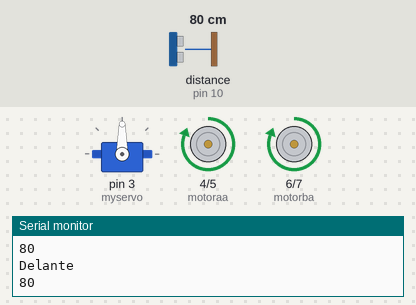
This sketch was run on a simulated Arduino Uno, built with avr-gcc and run on an emulated ATmega328P. Parts: servo, motor-driver pin pairs drawn as motors (green arrow = first pin HIGH = forward, orange = second pin HIGH = backward, longer = more drive), the last lines printed to the serial monitor. Wiring (inferred from the names in the program): ultrasonic range finder: trigger pin 8; echo pin 10. The test bench sets the inputs (shaded band); at power-on: distance to the obstacle (sensor on pin 10) 80 cm. The echo pulse lasts 58.3 µs per cm.

Above: at 3.8 s.
3.9 s: distance to the obstacle (sensor on pin 10) set to 22 cm
6.7 s: distance to the obstacle (sensor on pin 10) set to 19 cm
At 7.3 s:
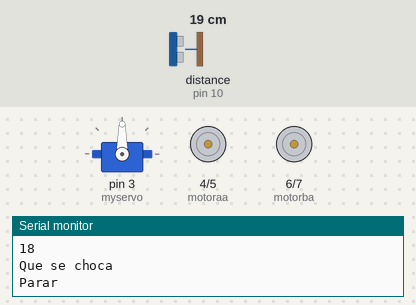
10.5 s: distance to the obstacle (sensor on pin 10) set to 35 cm
At 12.1 s:
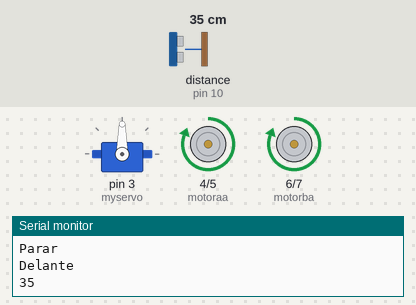
13.3 s: distance to the obstacle (sensor on pin 10) set to 2 cm
At 15.4 s:
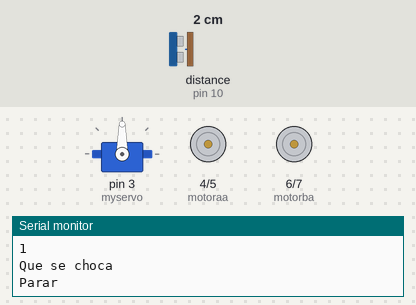
Timing chart, 0 to 20.5 s (numbered marks = the images above; inputs shaded):
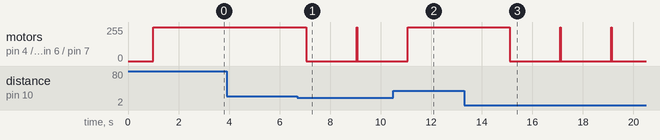

Measured:
- the behaviour switches between 21 and 20 cm on distance to the obstacle (sensor on pin 10) (found by bisection; images 0 and 1)
- after the input at 6.7 s, motor on pin 4 (motoraa) / pin 5 (motorab), motor on pin 6 (motorba) / pin 7 (motorbb): forward 255/255 → stopped after 0.36 s
- after the input at 10.5 s, motor on pin 4 (motoraa) / pin 5 (motorab), motor on pin 6 (motorba) / pin 7 (motorbb): goes on until 11.1 s, then stays forward 255/255
- after the input at 13.3 s, motor on pin 4 (motoraa) / pin 5 (motorab), motor on pin 6 (motorba) / pin 7 (motorbb): forward 255/255 → stopped after 1.8 s

The sketch:

robot_total_delante_atras.ino
```cpp
///version 23/08/2016
#include <Servo.h>
Servo myservo;  // crear objeto para controlar el servo
int Trig=8;
int Echo=10;
int motoraa=4;
int motorab=5;
int motorba=6;
int motorbb=7;
int velocidad=255;
int velocidad1=150;
int d; //Distancia
int Dist;
void setup() {
myservo.attach(3);  // asigna el pin 3 al objeto servo
pinMode (Trig, OUTPUT);
pinMode (Echo, INPUT);
Serial.begin(9600);
pinMode(motoraa,OUTPUT);
pinMode(motorab,OUTPUT);
pinMode(motorba,OUTPUT);
pinMode(motorbb,OUTPUT);
}


void loop() {
  myservo.write(90);
  delay(1000);
//llamamos la funcion calcularDistancia() y guardamos su
//retorno en una variable
  delante();
int centimetros=ultrasonido ();
Serial.println(centimetros);
if(centimetros < 20)
  {
     Serial.println("Que se choca");
     parar();
  }
  delay(1000);
}

/////////FUNCIONES DEL ROBOT/////////////////////////////////////

/////////FUNCIÓN CALCULAR DISTANCIA////////////////////////

//Este módulo calcula y devuelve la distancia en cm.
/*
Puedes poner el código del módulo directamente en el loop o utilizar el módulo
para reducir el número de líneas de código del loop o reutilizar el código
*/
int ultrasonido (){

//Para estabilizar el valor del pin Trig se establece a LOW
digitalWrite (Trig, LOW);
delay(10);

//Se lanzan los 8 pulsos
digitalWrite (Trig, HIGH);
delay(1);
digitalWrite (Trig, LOW);

/*
Se mide el tiempo que tarda la señal en regresar y se calcula la distancia.

Observa que al realizar pulseIn el valor que se obtiene es tiempo, no distancia

Se está reutilizando la variable Distancia.
*/

unsigned long distancia= pulseIn (Echo, HIGH);
distancia=distancia/58;
return distancia;

delay(100);
}


////FUNCIONES DE ADELANTE, DETRÁS Y PARADA.
void delante()
{
 Serial.println("Delante");
 analogWrite(motoraa,velocidad);
 analogWrite(motorab,0);
 analogWrite(motorba,velocidad);
 analogWrite(motorbb,0);
}

void detras()
{
 Serial.println("Detrás");
 analogWrite(motoraa,0);
 analogWrite(motorab,velocidad);
 analogWrite(motorba,0);
 analogWrite(motorbb,velocidad);
}

void parar()
{
 Serial.println("Parar");
 analogWrite(motoraa,0);
 analogWrite(motorab,0);
 analogWrite(motorba,0);
 analogWrite(motorbb,0);
}

void izquierda()
{
 Serial.println("Giro Izquierda");
 analogWrite(motoraa,velocidad);
 analogWrite(motorab,0);
 analogWrite(motorba,0);
 analogWrite(motorbb,0);
}

void derecha()
{
 Serial.println("Giro Derecha");
 analogWrite(motoraa,0);
 analogWrite(motorab,0);
 analogWrite(motorba,velocidad);
 analogWrite(motorbb,0);
}


//////////FUNCION QUE DECIDE QUE HACER/////////////////
void decide()
{

      Serial.println("para");
      delay(2000);
      parar();
      delay(3000);
      detras();
      delay(3000);
      parar();
      delay(3000);
      izquierda();
      delay(2000);
      parar();
      delay(3000);
}
```
